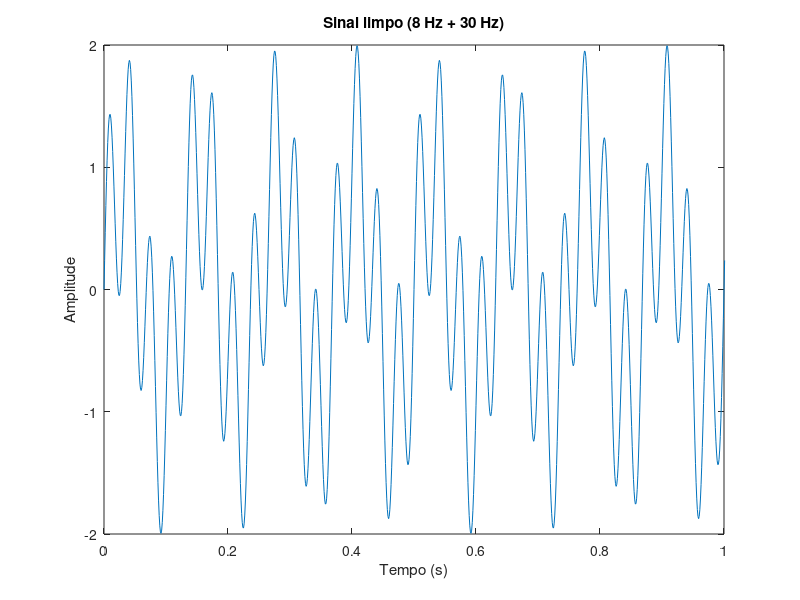
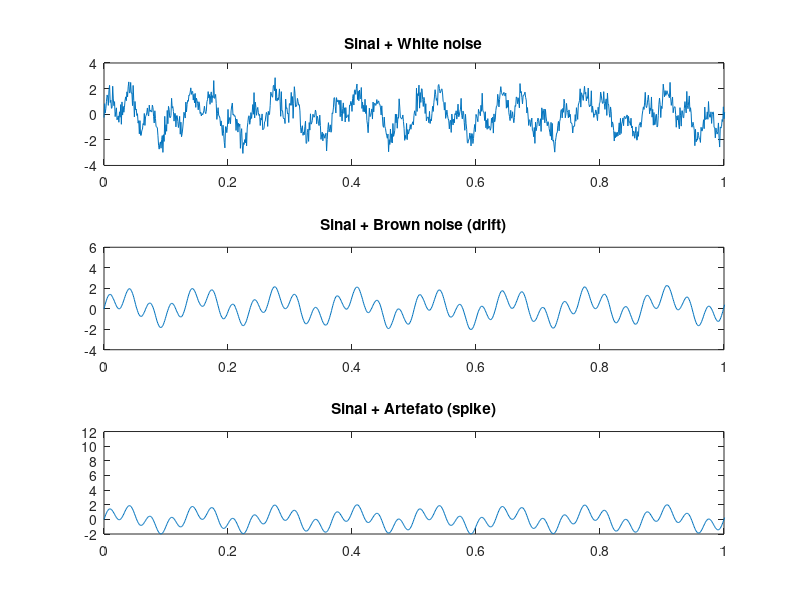
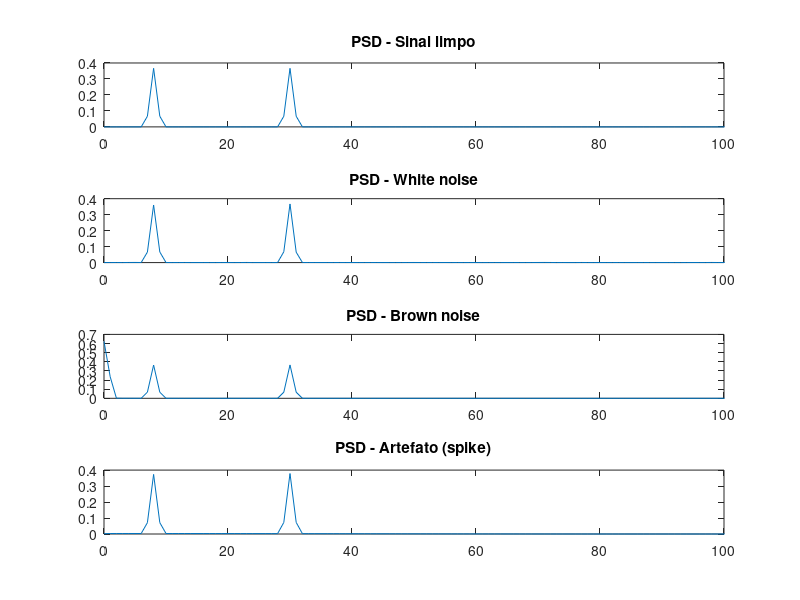
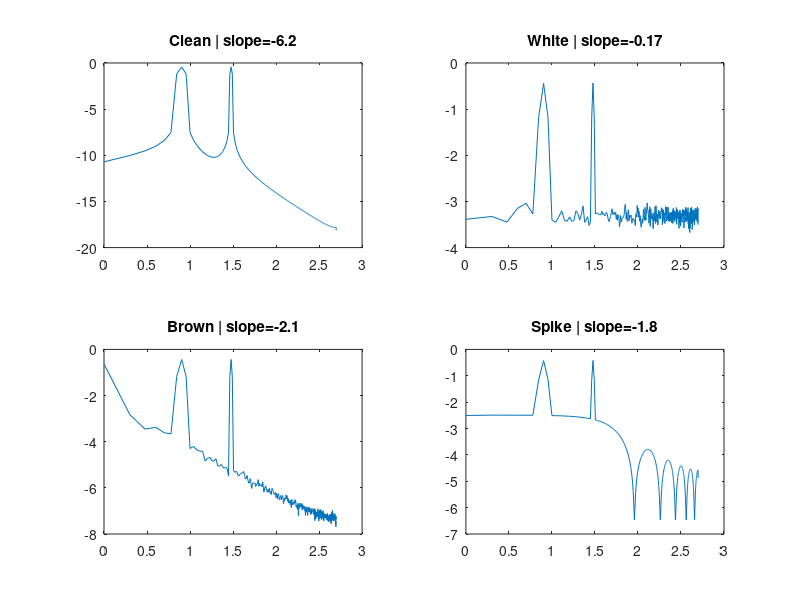

These charts were generated, in order, by the following MATLAB code: (Note: this script raises an error after producing the figures.)
%% DETECÇÃO DE RUÍDO E ARTEFATOS EM SINAIS
% Objetivo: entender como ruído/artefatos alteram o espectro do sinal

% Ruído (noise):
% variação aleatória, geralmente contínua (parte do sistema + erro de medição)

% Artefato (artifact):
% perturbação não desejada e estruturada

% OBS.: Todo artefato "suja" o sinal, mas nem todo ruído é um artefato

clc
clear
close all

%% =========================================
% 1. PARÂMETROS
% =========================================

samplingFrequencyHz = 1000;   % taxa de amostragem
timeStep = 1 / samplingFrequencyHz;
signalDuration = 10;           % segundos

timeVector = 0:timeStep:signalDuration-timeStep;

%% =========================================
% 2. SINAL LIMPO (SEM RUÍDO)
% =========================================
% Um sinal pode ser composto por múltiplas frequências

signal8Hz = sin(2*pi*8*timeVector);
signal30Hz = sin(2*pi*30*timeVector);

cleanSignal = signal8Hz + signal30Hz;

figure
plot(timeVector, cleanSignal)
title('Sinal limpo (8 Hz + 30 Hz)')
xlabel('Tempo (s)')
ylabel('Amplitude')
xlim([0 1])

%% =========================================
% 3. ADICIONANDO RUÍDOS / ARTEFATOS
% =========================================

% White noise (ruído aleatório)
whiteNoise = randn(size(timeVector));

% Brown noise (drift lento)
brownNoise = cumsum(randn(size(timeVector)));

% Artefato tipo spike (evento abrupto)
artifactSpike = zeros(size(timeVector));
artifactSpike(2000:2010) = 10;

% Sinais contaminados
signalWhite = cleanSignal + 0.5*whiteNoise;
signalBrown = cleanSignal + 0.01*brownNoise;
signalSpike = cleanSignal + artifactSpike;

%% Visualização

figure

subplot(3,1,1)
plot(timeVector, signalWhite)
title('Sinal + White noise')
xlim([0 1])

subplot(3,1,2)
plot(timeVector, signalBrown)
title('Sinal + Brown noise (drift)')
xlim([0 1])

subplot(3,1,3)
plot(timeVector, signalSpike)
title('Sinal + Artefato (spike)')
xlim([0 1])

%% =========================================
% 4. PSD (POWER SPECTRAL DENSITY)
% =========================================
% PSD mostra como a energia do sinal está distribuída nas frequências

windowLength = samplingFrequencyHz;
nFFT = 1000;

[psdClean, f] = pwelch(cleanSignal, windowLength, [], nFFT, samplingFrequencyHz);
[psdWhite, ~] = pwelch(signalWhite, windowLength, [], nFFT, samplingFrequencyHz);
[psdBrown, ~] = pwelch(signalBrown, windowLength, [], nFFT, samplingFrequencyHz);
[psdSpike, ~] = pwelch(signalSpike, windowLength, [], nFFT, samplingFrequencyHz);

%% Visualização da PSD

figure

subplot(4,1,1)
plot(f, psdClean)
title('PSD - Sinal limpo')
xlim([0 100])

subplot(4,1,2)
plot(f, psdWhite)
title('PSD - White noise')
xlim([0 100])

subplot(4,1,3)
plot(f, psdBrown)
title('PSD - Brown noise')
xlim([0 100])

subplot(4,1,4)
plot(f, psdSpike)
title('PSD - Artefato (spike)')
xlim([0 100])

%% =========================================
% 5. CONCEITO: SLOPE ESPECTRAL
% =========================================
% Em escala log-log, a PSD revela padrões:
% White noise → slope ~ 0
% Pink noise → slope ~ -1
% Brown noise → slope ~ -2

%% Função para calcular slope

computeSlope = @(psd, freq) ...
    polyfit(log10(freq(freq>0)), log10(psd(freq>0)), 1);

%% Calculando slopes

slopeClean = computeSlope(psdClean, f);
slopeWhite = computeSlope(psdWhite, f);
slopeBrown = computeSlope(psdBrown, f);
slopeSpike = computeSlope(psdSpike, f);

%% Visualização log-log

figure

logFreq = log10(f(f>0));

subplot(2,2,1)
plot(logFreq, log10(psdClean(f>0)))
title(['Clean | slope=' num2str(slopeClean(1),2)])

subplot(2,2,2)
plot(logFreq, log10(psdWhite(f>0)))
title(['White | slope=' num2str(slopeWhite(1),2)])

subplot(2,2,3)
plot(logFreq, log10(psdBrown(f>0)))
title(['Brown | slope=' num2str(slopeBrown(1),2)])

subplot(2,2,4)
plot(logFreq, log10(psdSpike(f>0)))
title(['Spike | slope=' num2str(slopeSpike(1),2)])

%% =========================================
% 6. DETECÇÃO DE PICOS NA PSD
% =========================================
% Picos indicam frequências dominantes no sinal

figure
plot(f, psdWhite)
hold on

[peakValues, peakLocations] = findpeaks(psdWhite, f, ...
    'MinPeakHeight', mean(psdWhite)*3);

plot(peakLocations, peakValues, 'ro')

title('Detecção de picos na PSD')
xlabel('Frequência (Hz)')
ylabel('PSD')
xlim([0 100])
grid on

%% =========================================
% 7. DETECÇÃO DE BURSTS (EVENTOS TRANSITÓRIOS)
% =========================================
% Bursts são aumentos rápidos de energia no tempo

signalPower = signalSpike.^2;

threshold = 5 * mean(signalPower);

burstIndices = find(signalPower > threshold);

figure

subplot(2,1,1)
plot(timeVector, signalSpike)
hold on
plot(timeVector(burstIndices), signalSpike(burstIndices), 'ro')
title('Detecção de burst no sinal')

subplot(2,1,2)
plot(timeVector, signalPower)
hold on
yline(threshold, 'r--')
title('Energia do sinal + threshold')
